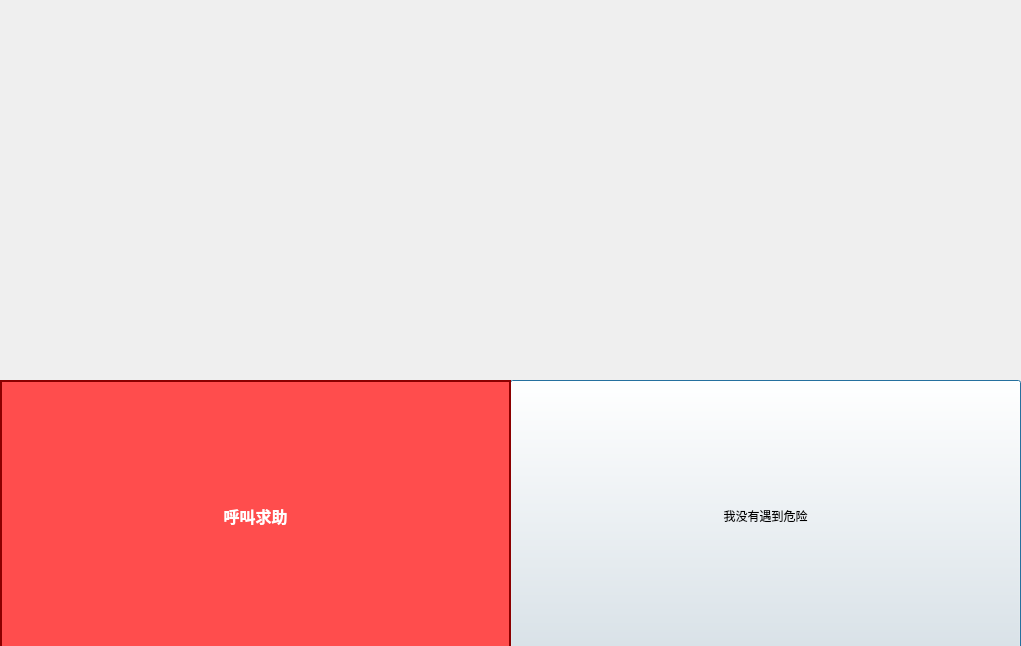
<?xml version="1.0" encoding="UTF-8"?>
<ui version="4.0">
 <class>helpWindow</class>
 <widget class="QDialog" name="helpWindow">
  <property name="geometry">
   <rect>
    <x>0</x>
    <y>0</y>
    <width>1021</width>
    <height>646</height>
   </rect>
  </property>
  <property name="windowTitle">
   <string>Dialog</string>
  </property>
  <widget class="QPushButton" name="backButton">
   <property name="geometry">
    <rect>
     <x>510</x>
     <y>380</y>
     <width>511</width>
     <height>271</height>
    </rect>
   </property>
   <property name="text">
    <string>我没有遇到危险</string>
   </property>
  </widget>
  <widget class="QPushButton" name="helpButton">
   <property name="geometry">
    <rect>
     <x>0</x>
     <y>380</y>
     <width>511</width>
     <height>271</height>
    </rect>
   </property>
   <property name="styleSheet">
    <string notr="true">QPushButton {
    background-color: #ff4d4d; /* 正常状态下的红色背景 */
    color: white; /* 正常状态下的白色文字 */
    border-radius: 0px; /* 圆角 */
    border: 2px solid darkred; /* 边框颜色 */
    padding: 10px 20px; /* 内边距 */
    font-size: 16px; /* 字体大小 */
    font-weight: bold; /* 字体加粗 */
    font-family: &quot;Arial&quot;, sans-serif; /* 字体 */
}

QPushButton:hover {
    background-color: #ff3333; /* 悬停时的颜色 */
}

QPushButton:pressed {
    background-color: #cc0000; /* 点击时的深红色背景 */
    color: white; /* 点击时保持白色文字 */
    border: 2px solid darkred; /* 保持边框颜色 */
}
</string>
   </property>
   <property name="text">
    <string>呼叫求助</string>
   </property>
  </widget>
 </widget>
 <resources/>
 <connections/>
</ui>
